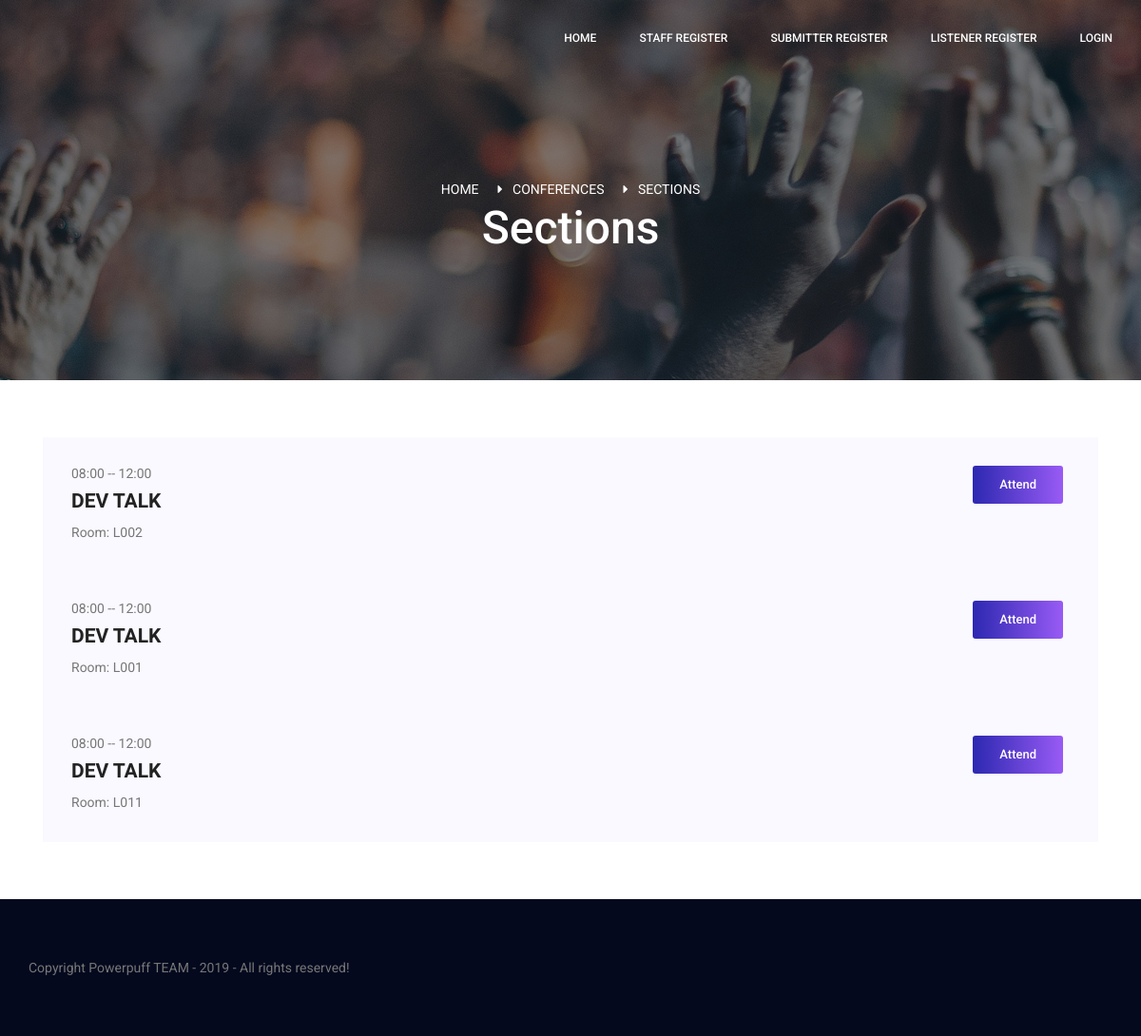
The page /home/details/2 on the database its author committed.
### tables this page shows
CREATE TABLE `session` (
  `id` int(11) NOT NULL,
  `cid` int(11) NOT NULL,
  `hour_start` varchar(255) NOT NULL,
  `hour_end` varchar(255) NOT NULL,
  `room` varchar(255) NOT NULL,
  `no_participants` int(11) NOT NULL
);

CREATE TABLE `conference` (
  `id` int(11) NOT NULL,
  `name` varchar(255) DEFAULT NULL,
  `date_start` datetime NOT NULL,
  `date_end` datetime NOT NULL,
  `location` text NOT NULL,
  `no_participants` int(11) NOT NULL,
  `no_speakers` int(11) NOT NULL,
  `abstract_deadline` datetime DEFAULT NULL,
  `bidding_deadline` datetime DEFAULT NULL,
  `paper_deadline` datetime NOT NULL
);

### application/controllers/Home.php (called while the page is built, shortened)
<?php
class Home extends CI_Controller {
	public function details($id) {
		$this->load->model('conference_model', 'confm');
		$this->load->model('sections_model', 'secm');
		$data['sections'] = $this->secm->get_all_sections_from_conf($id);
		$this->load->view('header');
		$this->load->view('sections_public', $data);
		$this->load->view('footer');
	}
}

### index.php (called while the page is built, shortened)
<?php
require_once BASEPATH.'core/CodeIgniter.php';

### application/models/Sections_model.php (called while the page is built, shortened)
<?php
class Sections_model extends CI_Model {
	public function __construct() {
		$this->db = $this->load->database('default', True);
	}
	public function get_all_sections_from_conf($id) {
		$this->db->select('s.*, c.name');
		$this->db->from('session s');
		$this->db->join('conference c', 'c.id = s.cid');
		$this->db->where('s.cid', $id);
		return $this->db->get()->result_array();
	}
}

### application/views/sections_public.php (the view)
<section class="banner_area">
    <div class="banner_inner d-flex align-items-center">
        <div class="overlay bg-parallax" data-stellar-ratio="0.9" data-stellar-vertical-offset="0" data-background=""></div>
        <div class="container">
            <div class="banner_content text-center">
                <div class="page_link">
                    <a>Home</a>
                    <a>Conferences</a>
                    <a>Sections</a>
                </div>
                <h2>Sections</h2>
            </div>
        </div>
    </div>
</section>
<section class="contact_area p_60">
    <div class="container">
        <section class="event_schedule_area">
        	<div class="container">
        		<div class="event_schedule_inner">
					<div class="tab-content" id="myTabContent">
						<div class="tab-pane fade show active" id="home" role="tabpanel" aria-labelledby="home-tab">
							<?php if(isset($sections)): ?>
								<?php foreach ($sections as $section):?>
									<div class="media">
										<div class="media-body">
											<h5><?= $section['hour_start'] ?> -- <?= $section['hour_end'] ?></h5>
											<h4><?= $section['name'] ?></h4>
											<p>Room: <?= $section['room'] ?></p>
										</div>
										<a href="<?=base_url()?>login" class="tickets_btn buton_submit">Attend</a> &nbsp;&nbsp;
									</div>
								<?php endforeach; ?>
							<?php endif; ?>
						</div>
					</div>
        		</div>
        	</div>
        </section>
    </div>
</section>

### application/views/css/custom.css (style rules this page uses)
.p_60 { padding-top: 60px; padding-bottom: 60px; }
.buton_submit { float: right; }

### rows shown on the page
session: hour_start "08:00", hour_end "12:00", conference.name "DEV TALK", room "L002"
session: hour_start "08:00", hour_end "12:00", conference.name "DEV TALK", room "L001"
session: hour_start "08:00", hour_end "12:00", conference.name "DEV TALK", room "L011"
